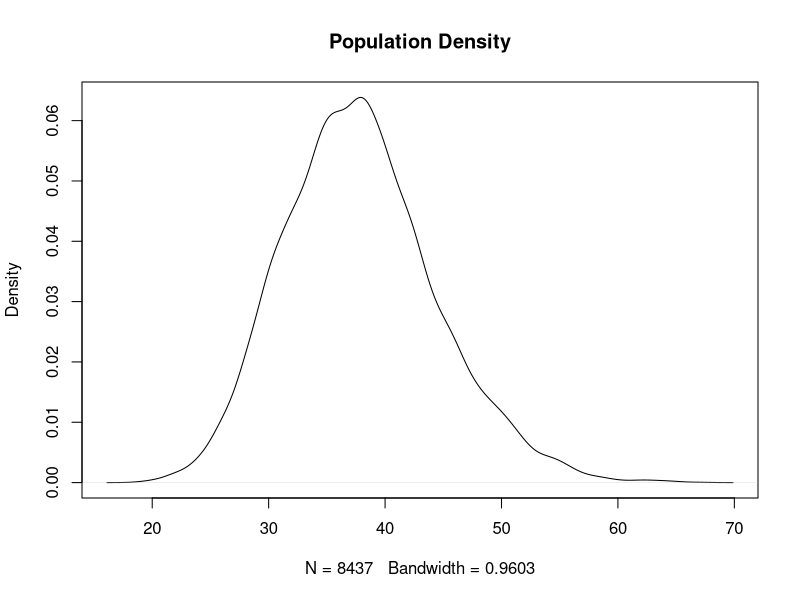
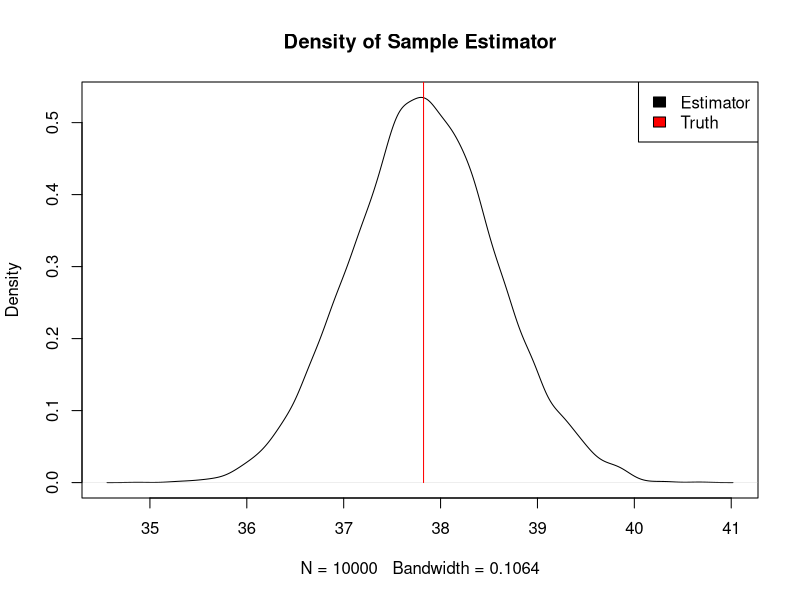
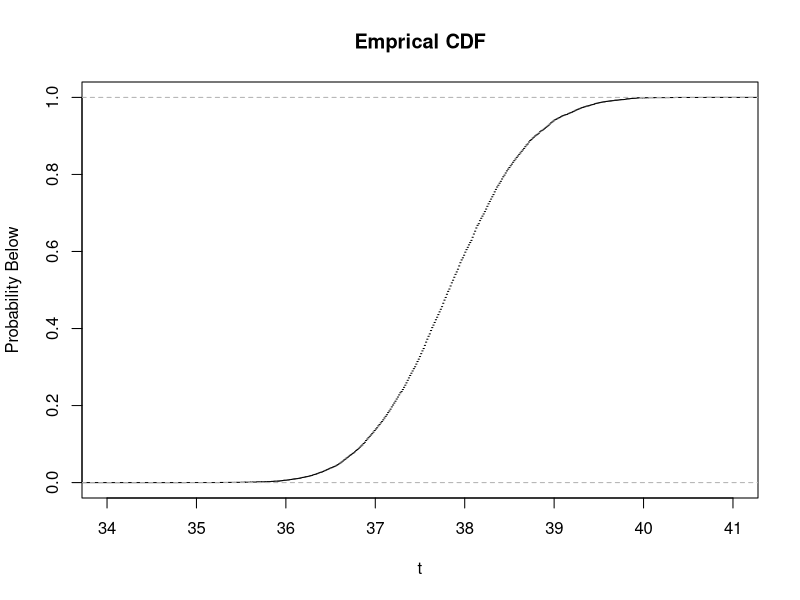
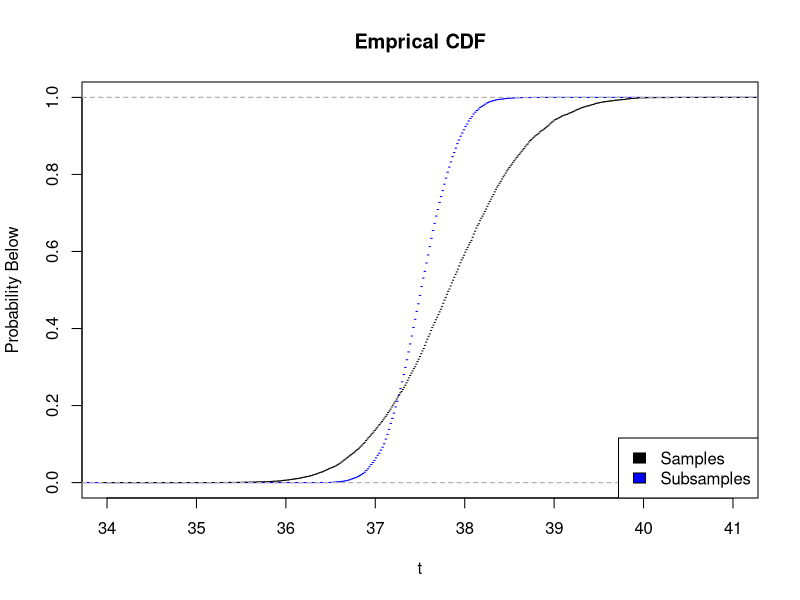
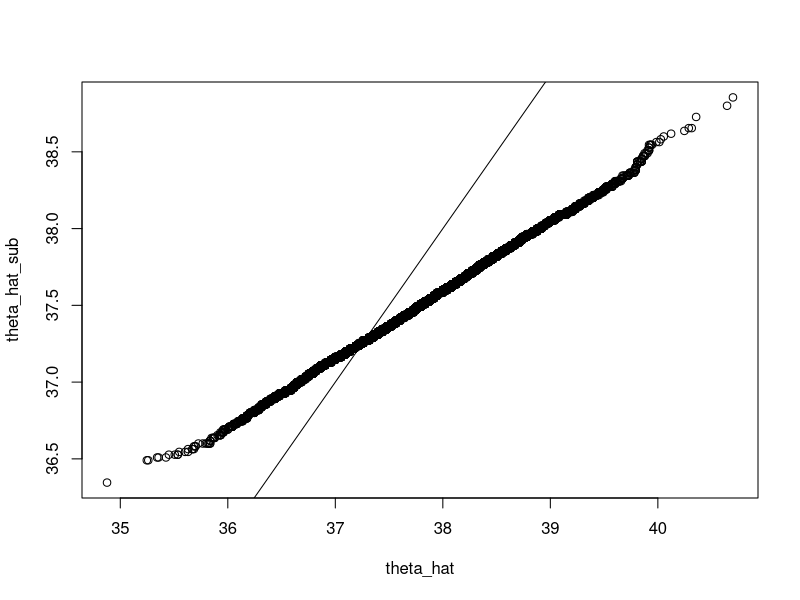
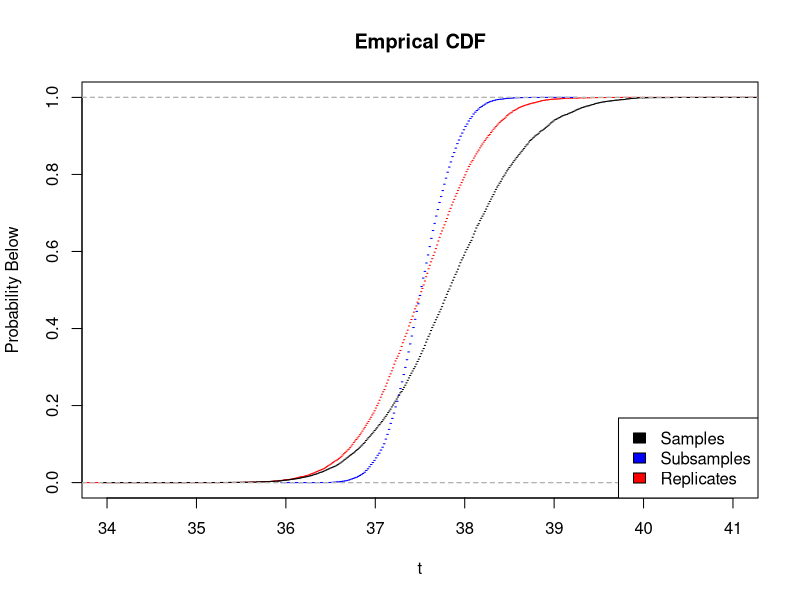
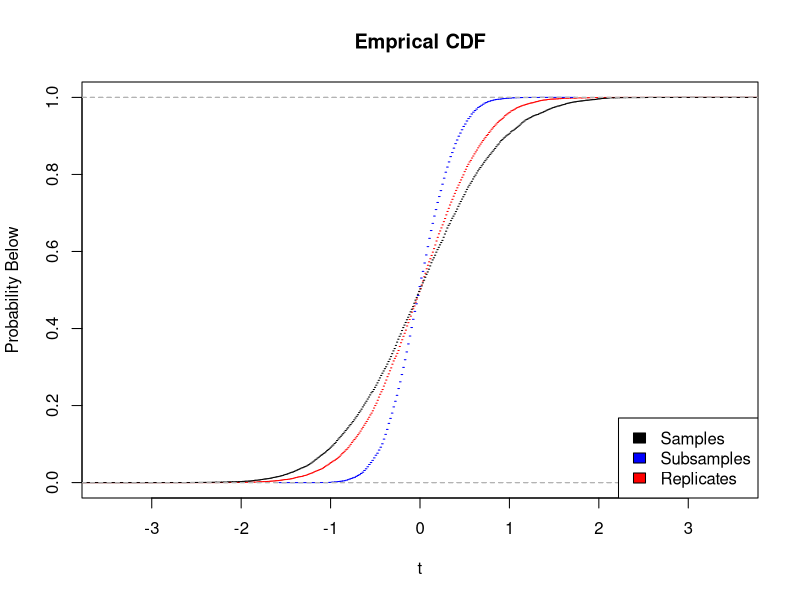
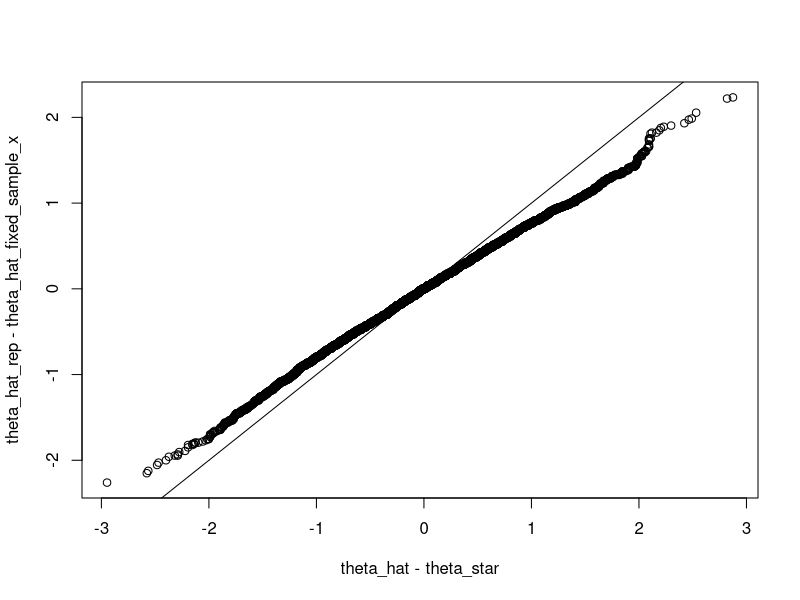

Source code (R) for these figures, in order:
## ---- chunk 1
knitr::opts_chunk$set(echo = TRUE)
library(DiagrammeR)
library(boot)
## ---- chunk 2
grViz("
digraph pop_and_samp {
  graph [overlap = true, fontsize = 10,rankdir=LR]
  node [shape = oval, fontname = Helvetica, height=3, width=1] 
    Population
  node [shape = oval, fontname = Helvetica, height=0.5, width=1]
    Sample_1; Sample_2; Sample_3; Sample_4; Sample_5; Sample_6
  Population -> {Sample_1,Sample_2,Sample_3,Sample_4,Sample_5,Sample_6}
}
")
## ---- chunk 3
data(amis)
x = amis$speed
plot(density(x),main="Population Density")

theta_star = mean(x)

n = 73
N_samples = 10000
theta_hat = rep(NA,N_samples)
for(i in 1:N_samples){
  y = sample(x,n,FALSE)
  theta_hat[i] = mean(y)
}
plot(density(theta_hat),main="Density of Sample Estimator")
lines(c(theta_star,theta_star),c(0,100),col="red")
legend("topright",c("Estimator","Truth"),fill=c("black","red"))
## ---- chunk 4
plot(ecdf(theta_hat),main="Emprical CDF",xlab="t",ylab="Probability Below",cex=0,xlim=c(34,41))
## ---- chunk 5
grViz("
digraph pop_and_samp {
  graph [overlap = true, fontsize = 10,rankdir=LR]
  node [shape = oval, fontname = Helvetica, height=3, width=1] 
    Population;
  
  node [shape = oval, fontname = Helvetica, height=0.5, width=1]
    Sample_1; Sample_2; Sample_3 [style=filled,fillcolor=orange]; Sample_4; Sample_5; Sample_6
  
  Population -> {Sample_1,Sample_2};
  Population -> Sample_3;
  Population -> {Sample_4,Sample_5,Sample_6};
}
")
## ---- chunk 6
grViz("
digraph pop_and_samp {
  graph [overlap = true, fontsize = 10,rankdir=LR]
  node [shape = oval, fontname = Helvetica, height=3, width=1] 
    Population;
  
  node [shape = oval, fontname = Helvetica, height=0.5, width=1]
    Sample_1; Sample_2; Sample_3 [style=filled,fillcolor=orange]; Sample_4; Sample_5; Sample_6
  node [shape = oval, fontsize=8, fontname = Helvetica, height=0.25, width=0.5, style=filled,fillcolor=orange]
    Subsample_1; Subsample_2; Subsample_3; Subsample_4; Subsample_5; Subsample_6; Subsample_7; Subsample_8; Subsample_9; Subsample_10;  
  Population -> {Sample_1,Sample_2,Sample_3,Sample_4,Sample_5,Sample_6};
  Sample_3 -> {Subsample_1, Subsample_2, Subsample_3, Subsample_4, Subsample_5, Subsample_6, Subsample_7, Subsample_8, Subsample_9, Subsample_10};
}
")
## ---- chunk 7
fixed_sample_x = sample(x,n,FALSE)
n_sub = ceiling(0.75*n)
N_subsamples = N_samples
theta_hat_fixed_sample_x = mean(fixed_sample_x)
theta_hat_sub = rep(NA,N_subsamples)
for(i in 1:N_subsamples){
  y = sample(fixed_sample_x,n_sub,FALSE)
  theta_hat_sub[i] = mean(y)
}
plot(ecdf(theta_hat_sub),main="Emprical CDF",xlab="t",ylab="Probability Below",cex=0,col="blue",xlim=c(34,41))
lines(ecdf(theta_hat),cex=0)
legend("bottomright",legend=c("Samples","Subsamples"),fill=c("black","blue"))
## ---- chunk 8
qqplot(theta_hat,theta_hat_sub)
abline(0,1)
## ---- chunk 9
grViz("
      digraph pop_and_samp {
      graph [overlap = true, fontsize = 10,rankdir=LR]
      node [shape = oval, fontname = Helvetica, height=3, width=1] 
      Population;
      
      node [shape = oval, fontname = Helvetica, height=0.5, width=1]
      Sample_1; Sample_2; Sample_3 [style=filled,fillcolor=orange]; Sample_4; Sample_5; Sample_6
      node [shape = oval, fontname = Helvetica, style=filled,fillcolor=orange]
      Replicate_1; Replicate_2; Replicate_3; Replicate_4; Replicate_5; Replicate_6; Replicate_7; Replicate_8; Replicate_9; Replicate_10;  
      Population -> {Sample_1,Sample_2,Sample_3,Sample_4,Sample_5,Sample_6};
      Sample_3 -> {Replicate_1, Replicate_2, Replicate_3, Replicate_4, Replicate_5, Replicate_6, Replicate_7, Replicate_8, Replicate_9, Replicate_10};
      }
      ")
## ---- chunk 10
N_repplicates = N_subsamples
theta_hat_rep = rep(NA,N_repplicates)
for(i in 1:N_repplicates){
  y = sample(fixed_sample_x,n,TRUE)
  theta_hat_rep[i] = mean(y)
}
plot(ecdf(theta_hat_rep),main="Emprical CDF",xlab="t",ylab="Probability Below",cex=0,col="red",xlim=c(34,41))
lines(ecdf(theta_hat_sub),cex=0,col="blue")
lines(ecdf(theta_hat),cex=0)
legend("bottomright",legend=c("Samples","Subsamples","Replicates"),fill=c("black","blue","red"))
## ---- chunk 11
plot(ecdf(theta_hat_rep - theta_hat_fixed_sample_x),main="Emprical CDF",xlab="t",ylab="Probability Below",cex=0,col="red",xlim=c(-3.5,3.5))
lines(ecdf(theta_hat_sub - theta_hat_fixed_sample_x),cex=0,col="blue")
lines(ecdf(theta_hat - theta_star),cex=0)
legend("bottomright",legend=c("Samples","Subsamples","Replicates"),fill=c("black","blue","red"))
## ---- chunk 12
qqplot(theta_hat-theta_star,theta_hat_rep-theta_hat_fixed_sample_x)
abline(0,1)
## ---- chunk 13
get_mean = function(y,index=c(1:length(y))){
  # we have made index default to 1,2,...,n where n=length(y)
  # redefining y locally so it is from index
  y = y[index]
  # everything else is the same
  mean(y)
}
## ---- chunk 14
y = sample(x,n,FALSE) # getting a single sample from x and calling it y
R = 10000
mean_boot_out = boot(y,get_mean,R=R)
# we are letting all of the other arguments to boot be the defaults
class(mean_boot_out)
names(mean_boot_out)
## ---- chunk 15
mean_boot_out$t0
plot(mean_boot_out$t)
## ---- chunk 16
bias_hat = mean(mean_boot_out$t) - mean_boot_out$t0
# let's compare to the bias we can estimate using many samples we took
c(bias_hat,mean(theta_hat)-theta_star)
## ---- chunk 17
bias_hat + c(-1,1)*1.96*sd(mean_boot_out$t)/sqrt(R)
## ---- chunk 18
alpha = 0.01
ell_u = quantile(mean_boot_out$t,c(alpha/2,1-alpha/2))
ci = 2*mean_boot_out$t0 - c(ell_u[2],ell_u[1])
names(ci) = names(ell_u)
print(ci)
## ---- chunk 19

## ---- chunk 20
two_ci = boot.ci(mean_boot_out,conf=1-alpha,type=c("basic","bca"))
print(two_ci)
## ---- chunk 21
ci_basic = two_ci$basic[4:5]
ci_bca = two_ci$bca[4:5]
print(rbind(ci_basic,ci_bca))
## ---- chunk 22
get_shape = function(y,index=c(1:length(y))){
  y = y[index]
  mean_y = mean(y)
  var_y = var(y)
  estimate = mean_y^2/var_y
  return(estimate)
}
get_shape(y)
## ---- chunk 23
y = sample(x,n,FALSE) # getting a single sample from x and calling it y
boot_out = boot(y,get_shape,R=10000)
shifted_output = boot_out$t - boot_out$t0
plot(ecdf(shifted_output))
plot(density(shifted_output))
# get confidence interval 

  boot.ci_out = boot.ci(boot_out,conf = 0.95,type=c("basic", "bca"))
boot.ci_out
class(boot.ci_out)
names(boot.ci_out)
{
  boot.ci_out$basic
  boot.ci_out$bca
}
## ---- chunk 24
data(gravity)
y = gravity$g

get_shape = function(y,index=c(1:length(y))){
  y = y[index]
  mean_y = mean(y)
  var_y = var(y)
  estimate = mean_y^2/var_y
  return(estimate)
}
get_shape(y)
## ---- chunk 25
boot_out = boot(y,get_shape,R=10000)
shifted_output = boot_out$t - boot_out$t0
{
  plot(ecdf(shifted_output))
  plot(density(shifted_output))
}
## ---- chunk 26
# get confidence interval 

  boot.ci_out = boot.ci(boot_out,conf = 0.95,type=c("basic", "bca"))
boot.ci_out
class(boot.ci_out)
names(boot.ci_out)
{
  boot.ci_out$basic
  boot.ci_out$bca
}
